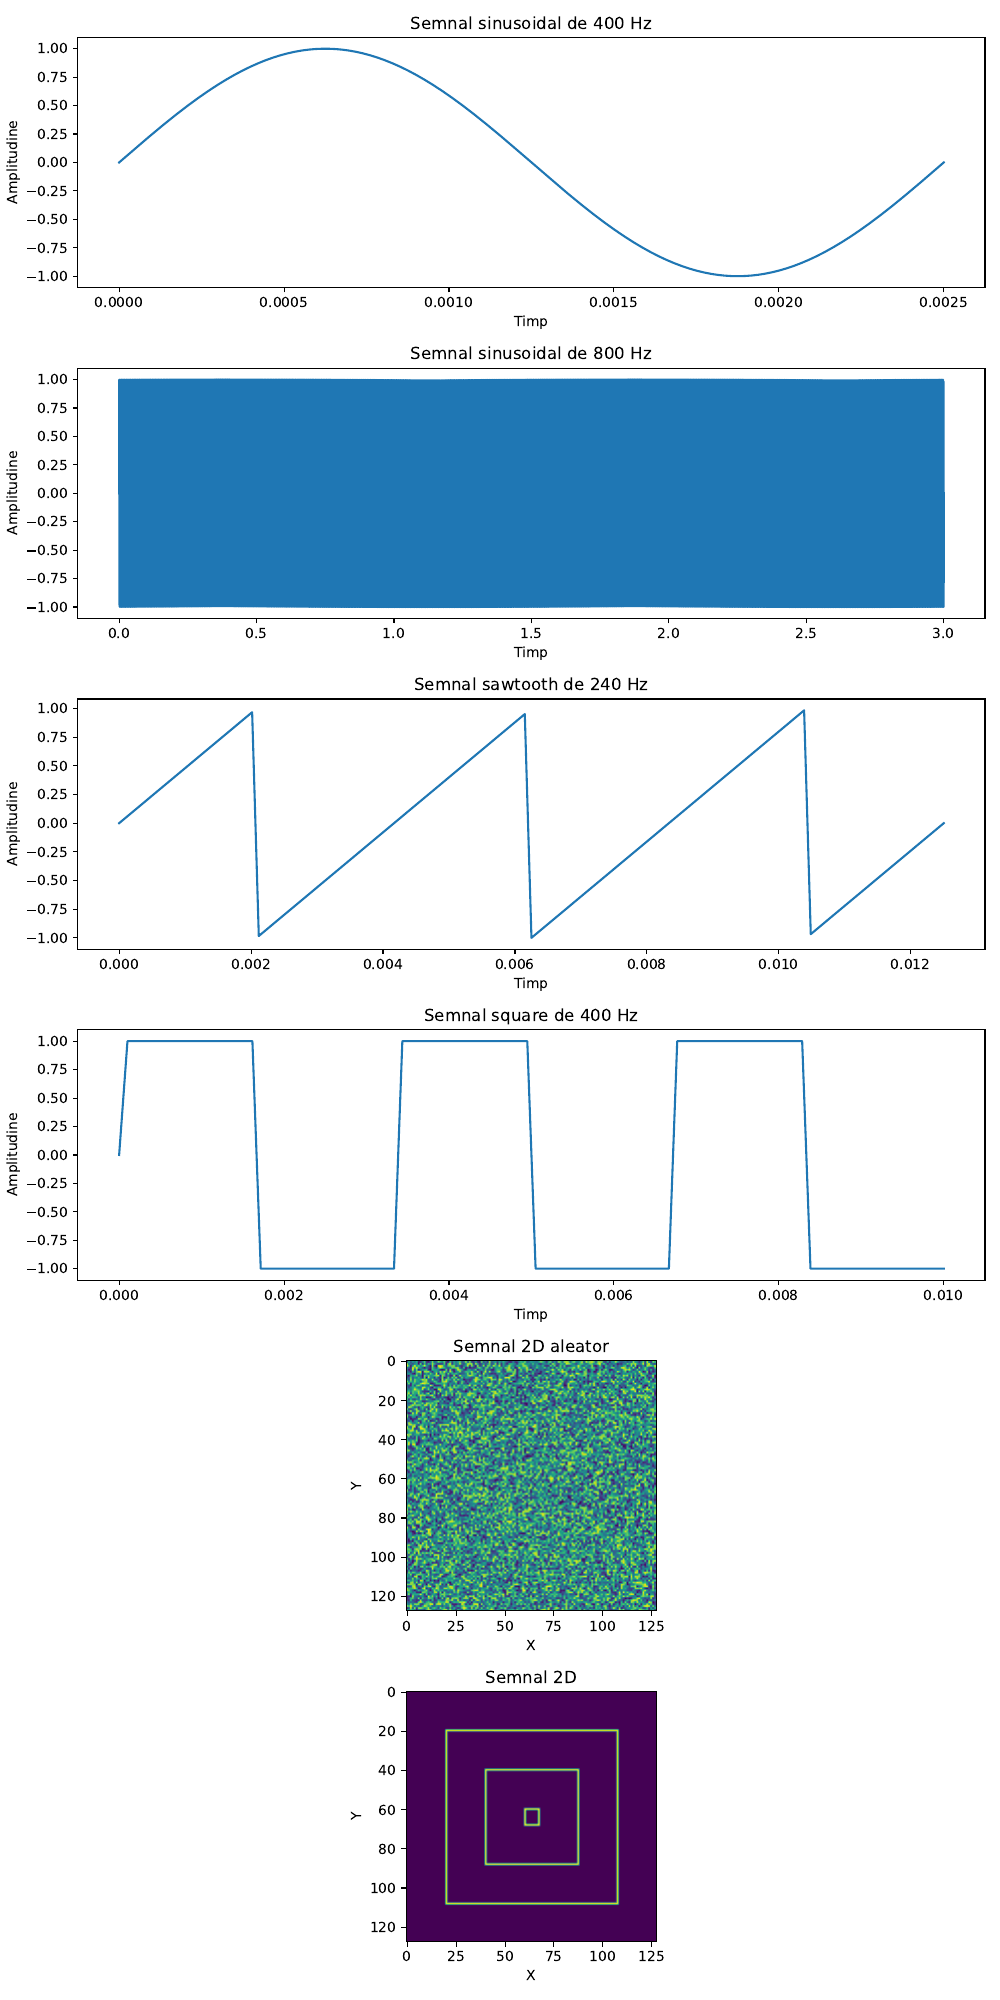

Write the Python code that produced this figure.
import numpy as np
import matplotlib.pyplot as plt

fig, axs = plt.subplots(nrows=6, ncols=1, figsize=(10, 20))

# Un semnal sinusoidal de frecventa 400 Hz, care sa contina 1600 de esantioane.

frequency = 400  
nr_samples = 1600 
duration = 1.0 / frequency  
t = np.linspace(0.0, duration, nr_samples)

amplitude = 1.0  
signal = amplitude * np.sin(2 * np.pi * frequency * t)

axs[0].plot(t, signal)
# axs[0].stem(t, signal)
axs[0].set_title("Semnal sinusoidal de 400 Hz")
axs[0].set_xlabel("Timp")
axs[0].set_ylabel("Amplitudine")


# Un semnal sinusoidal de frecventa 800 Hz, care sa dureze 3 secunde.

frequency = 800
duration = 3
t = np.linspace(0.0, duration, int(duration / 0.0001))

amplitude = 1.0  
signal = amplitude * np.sin(2 * np.pi * frequency * t)

axs[1].plot(t, signal)
axs[1].set_title("Semnal sinusoidal de 800 Hz")
axs[1].set_xlabel("Timp")
axs[1].set_ylabel("Amplitudine")


# Un semnal de tip sawtooth de frecventa 240 Hz

frequency = 240
duration = 3 / frequency
t = np.linspace(0.0, duration, int(duration / 0.0001))

signal = 2 * (t * frequency - np.floor(t * frequency + 1/2))

axs[2].plot(t, signal)
axs[2].set_title("Semnal sawtooth de 240 Hz")
axs[2].set_xlabel("Timp")
axs[2].set_ylabel("Amplitudine")

# Un semnal de tip square de frecventa 300 Hz

frequency = 300
duration = 3 / frequency
t = np.linspace(0.0, duration, int(duration / 0.0001))

signal = np.sign(np.sin(2 * np.pi * t * frequency))

axs[3].plot(t, signal)
axs[3].set_title("Semnal square de 400 Hz")
axs[3].set_xlabel("Timp")
axs[3].set_ylabel("Amplitudine")

# Un semnal 2D aleator

arr = np.random.rand(128, 128)
axs[4].imshow(arr)
axs[4].set_title("Semnal 2D aleator")
axs[4].set_xlabel("X")
axs[4].set_ylabel("Y")

# Un semnal 2D

arr = np.zeros((128, 128))

def draw_sqares(offset):
	line = np.ones(128 - offset * 2)
	arr[offset, offset:-offset] = line
	arr[offset:-offset, offset] = line
	arr[-offset, offset:-offset] = line
	arr[offset:-offset, -offset-1] = line

draw_sqares(20)
draw_sqares(40)
draw_sqares(60)

axs[5].imshow(arr)
axs[5].set_title("Semnal 2D")
axs[5].set_xlabel("X")
axs[5].set_ylabel("Y")


plt.tight_layout()
plt.savefig('ex2.pdf')
plt.show()
